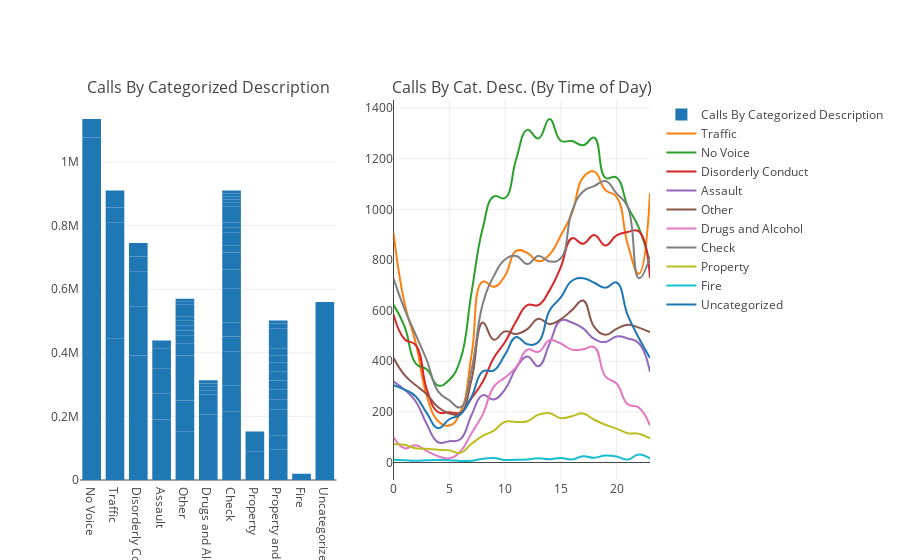

The notebook cell saved with this chart:
### Markdown cell above
### Service Call Reasons/Description

### Code cell
calls_with_hour_chosen = models.EmergencyPoliceCalls.objects \
    .extra(select={'hour': 'date_part(\'hour\', \"call_date_time\")'}) \
    .values('hour', 'description', 'gps_coordinates', 'census_tracts') \
    .order_by('?')[:120000] # random sample to avoid hours-long execution

descriptions = models.EmergencyPoliceCalls.objects \
    .values('description') \
    .annotate(event_count=Count('description')) \
    .order_by ('-event_count')

print("Approximately", len(descriptions), "unique descriptions provided for service calls")
# Text classification system used from this paper: 
# https://www.elen.ucl.ac.be/Proceedings/esann/esannpdf/es2017-42.pdf

"""
Note:

The first 100 unique descriptions by count end at a count of 75:

- 911/NO  VOICE - 628873
- DISORDERLY - 391491
- Traffic Stop - 369922
...
"""

descriptions_to_use = descriptions[:99]
approx_length = models.EmergencyPoliceCalls.objects.all().count()
approx_number_covered = sum([item['event_count'] for item in descriptions_to_use])
approx_percent_covered = approx_number_covered/approx_length

print('Approximately', str(int(approx_percent_covered*100)), 'percent covered by selecting the top', str(len(descriptions_to_use)))
# Uncomment this section to generate csv mapping manually after updating your mappings
"""
print("generating csv for re-classification")
with open('./raw/test.csv', 'w', newline='\n') as myfile:
     wr = csv.writer(myfile, quoting=csv.QUOTE_ALL)
     wr.writerow([item['description'] for item in descriptions[:100]])
"""
mappings = {}
with open('./docs/notebooks/911_Police_Calls_for_Service.csv') as f:
    reader=csv.reader(f, skipinitialspace=True, quotechar="'")
    for count, row in enumerate(reader):
        if count != 0:
            mappings[row[0]]=row[1]

for description in descriptions_to_use:
    description['category'] = mappings[description['description']]
    
raw = pd.DataFrame(descriptions_to_use)
raw = raw.append({
    'category': 'Uncategorized',
    'event_count': approx_length - approx_number_covered,
    'description': 'N/A'}, ignore_index=True)

for count, call in enumerate(calls_with_hour_chosen):
    call['category'] = mappings.get(call['description'], 'Uncategorized')
raw_hourly = pd.DataFrame(calls_with_hour_chosen)
raw_hourly = raw_hourly.groupby(['category','hour']).size().reset_index(name='event_count')

figure_one = go.Bar(x=raw.category,
                    y=raw.event_count,
                    name="Calls By Categorized Description")

combined_figure = tools.make_subplots(rows=1, cols=2, subplot_titles=("Calls By Categorized Description", "Calls By Cat. Desc. (By Time of Day)"))
combined_figure.append_trace(figure_one, 1, 1)

# create all traces for second plot
figure_labels = ['Traffic', 'No Voice', 'Disorderly Conduct', 'Assault', 'Other', 'Drugs and Alcohol', 'Check', 'Property', 'Fire', 'Uncategorized']
for label in figure_labels:
    figure_to_append = go.Scatter(x=raw_hourly.hour,
                            y=raw_hourly[raw_hourly['category'] == label].event_count,
                            mode='lines',
                            name=label,
                            line={'shape': 'spline', 'smoothing': 1.3})
    combined_figure.append_trace(figure_to_append, 1, 2)

iplot(combined_figure)
calls_with_census_tracts = pd.DataFrame(calls_with_hour_chosen).groupby(['category','census_tracts']).size().reset_index(name='event_count')
calls_with_census_tracts = pd.pivot_table(calls_with_census_tracts, values='event_count', index=['census_tracts'], columns=['category'], aggfunc=np.sum)\
    .sort_values('Assault', ascending=False)

cm = ListedColormap(sns.color_palette("coolwarm", 10))

calls_with_census_tracts.style.background_gradient(cmap=cm)

### Figure 1 — Plotly figure (JSON) as saved in the notebook; plotly's stock layout.template omitted (floating-point values rounded to 4 significant figures; data arrays with more than 128 entries replaced by an {"elided": "..."} marker saying what was removed)
{"data": [{"name": "Calls By Categorized Description", "type": "bar", "uid": "4c2d5bb3-ea55-4322-9171-ed2d9a38ea71", "x": ["No Voice", "Traffic", "Disorderly Conduct", "No Voice", "Assault", "Traffic", "Disorderly Conduct", "Other", "Drugs and Alcohol", "No Voice", "Check", "Disorderly Conduct", "Check", "Other", "Other", "Property", "Check", "Assault", "Assault", "Traffic", "Traffic", "Property", "Traffic", "No Voice", "Drugs and Alcohol", "Check", "Property and Auto", "Check", "Disorderly Conduct", "Traffic", "Check", "Other", "Property and Auto", "Property and Auto", "Check", "Property and Auto", "Check", "Property and Auto", "Other", "Check", "Assault", "Property and Auto", "Check", "Check", "Property and Auto", "Check", "Property and Auto", "Property and Auto", "Assault", "Disorderly Conduct", "Drugs and Alcohol", "Traffic", "Check", "Property and Auto", "Check", "Other", "Property and Auto", "Check", "Property and Auto", "Check", "Fire", "Check", "Property and Auto", "Drugs and Alcohol", "Drugs and Alcohol", "Check", "Other", "Other", "Property and Auto", "Disorderly Conduct", "Traffic", "Property and Auto", "Assault", "Property and Auto", "Property and Auto", "Check", "Check", "Other", "Other", "Other", "Drugs and Alcohol", "Other", "Check", "Check", "Traffic", "Check", "Check", "Drugs and Alcohol", "Assault", "Check", "Drugs and Alcohol", "Drugs and Alcohol", "Other", "Check", "Other", "Other", "Property and Auto", "Check", "Check", "Uncategorized"], "xaxis": "x", "y": [628873, 444029, 391491, 311541, 190384, 181910, 154794, 151977, 148152, 136549, 112973, 108716, 101398, 97877, 96389, 90380, 83304, 80781, 78773, 62881, 62876, 61990, 58449, 58193, 57846, 57309, 50534, 49758, 47508, 46788, 46246, 45081, 44535, 44090, 43957, 43326, 39357, 38311, 36999, 35042, 34003, 33129, 32069, 30949, 29963, 29862, 29305, 28938, 28580, 27088, 27046, 26833, 26782, 26763, 26467, 24906, 23157, 22439, 20522, 19904, 19773, 19435, 18473, 18266, 17822, 17721, 16914, 16188, 15700, 15334, 15330, 15318, 15289, 15134, 15075, 14460, 14303, 14276, 14091, 13207, 12965, 12815, 12785, 12764, 11436, 11236, 11107, 10848, 10811, 10723, 10334, 10201, 10038, 9944, 9933, 9147, 9049, 9003, 8974, 559469], "yaxis": "y"}, {"line": {"shape": "spline", "smoothing": 1.3}, "mode": "lines", "name": "Traffic", "type": "scatter", "uid": "1fac6de0-d7bd-4eaa-a7d1-51f1a4ff297a", "x": {"elided": "264 int values"}, "xaxis": "x2", "y": [907, 627, 472, 261, 164, 146, 197, 425, 715, 694, 738, 836, 828, 795, 822, 897, 984, 1126, 1149, 1076, 1050, 862, 746, 1064], "yaxis": "y2"}, {"line": {"shape": "spline", "smoothing": 1.3}, "mode": "lines", "name": "No Voice", "type": "scatter", "uid": "e0774f6f-ca03-4e84-94f8-bc8582aa59f9", "x": {"elided": "264 int values"}, "xaxis": "x2", "y": [624, 537, 391, 367, 304, 326, 407, 673, 925, 1051, 1045, 1198, 1314, 1280, 1357, 1271, 1270, 1253, 1283, 1125, 1126, 1012, 927, 789], "yaxis": "y2"}, {"line": {"shape": "spline", "smoothing": 1.3}, "mode": "lines", "name": "Disorderly Conduct", "type": "scatter", "uid": "06e284b7-76e7-4f9e-a26e-1d6b8b9771f4", "x": {"elided": "264 int values"}, "xaxis": "x2", "y": [585, 487, 464, 287, 199, 199, 197, 254, 319, 414, 476, 558, 622, 622, 681, 772, 886, 864, 899, 857, 897, 911, 913, 729], "yaxis": "y2"}, {"line": {"shape": "spline", "smoothing": 1.3}, "mode": "lines", "name": "Assault", "type": "scatter", "uid": "0a8c90f6-2a10-4659-a2d1-0172cbcb1bb5", "x": {"elided": "264 int values"}, "xaxis": "x2", "y": [321, 287, 241, 150, 80, 84, 92, 188, 266, 249, 289, 373, 419, 380, 470, 562, 553, 530, 488, 476, 498, 490, 471, 358], "yaxis": "y2"}, {"line": {"shape": "spline", "smoothing": 1.3}, "mode": "lines", "name": "Other", "type": "scatter", "uid": "ed1dfab9-c33a-4aa8-864c-3247ca5bb48b", "x": {"elided": "264 int values"}, "xaxis": "x2", "y": [414, 345, 305, 269, 218, 194, 194, 328, 553, 485, 518, 508, 527, 568, 546, 566, 602, 640, 536, 505, 528, 544, 533, 515], "yaxis": "y2"}, {"line": {"shape": "spline", "smoothing": 1.3}, "mode": "lines", "name": "Drugs and Alcohol", "type": "scatter", "uid": "54146513-bdc5-4fdd-b094-9d3735678654", "x": {"elided": "264 int values"}, "xaxis": "x2", "y": [101, 56, 68, 45, 25, 17, 44, 116, 190, 300, 336, 377, 446, 437, 483, 470, 446, 447, 456, 340, 312, 230, 217, 146], "yaxis": "y2"}, {"line": {"shape": "spline", "smoothing": 1.3}, "mode": "lines", "name": "Check", "type": "scatter", "uid": "76b52a9d-105b-4a54-ae06-a3ddcc569b3b", "x": {"elided": "264 int values"}, "xaxis": "x2", "y": [728, 605, 504, 402, 281, 246, 218, 367, 626, 737, 802, 816, 784, 816, 794, 807, 992, 1071, 1092, 1112, 1063, 1010, 728, 813], "yaxis": "y2"}, {"line": {"shape": "spline", "smoothing": 1.3}, "mode": "lines", "name": "Property", "type": "scatter", "uid": "b067d30a-d4f1-465e-b552-0986d18d7a2a", "x": {"elided": "264 int values"}, "xaxis": "x2", "y": [72, 70, 56, 54, 50, 48, 38, 74, 105, 126, 161, 160, 163, 189, 195, 175, 183, 194, 169, 149, 134, 116, 114, 95], "yaxis": "y2"}, {"line": {"shape": "spline", "smoothing": 1.3}, "mode": "lines", "name": "Fire", "type": "scatter", "uid": "8fca2dcb-ead8-4fee-be92-a658eba2d8cb", "x": {"elided": "264 int values"}, "xaxis": "x2", "y": [11, 9, 7, 9, 10, 9, 6, 7, 15, 18, 10, 11, 12, 17, 13, 18, 12, 25, 19, 28, 24, 12, 32, 16], "yaxis": "y2"}, {"line": {"shape": "spline", "smoothing": 1.3}, "mode": "lines", "name": "Uncategorized", "type": "scatter", "uid": "52ed6101-0516-4999-aad7-f22fd01aeb0c", "x": {"elided": "264 int values"}, "xaxis": "x2", "y": [305, 288, 261, 194, 135, 171, 190, 260, 360, 364, 426, 496, 467, 476, 601, 652, 718, 728, 710, 690, 711, 582, 492, 413], "yaxis": "y2"}], "layout": {"annotations": [{"font": {"size": 16}, "showarrow": false, "text": "Calls By Categorized Description", "x": 0.225, "xanchor": "center", "xref": "paper", "y": 1, "yanchor": "bottom", "yref": "paper"}, {"font": {"size": 16}, "showarrow": false, "text": "Calls By Cat. Desc. (By Time of Day)", "x": 0.775, "xanchor": "center", "xref": "paper", "y": 1, "yanchor": "bottom", "yref": "paper"}], "xaxis": {"anchor": "y", "domain": [0, 0.45]}, "xaxis2": {"anchor": "y2", "domain": [0.55, 1]}, "yaxis": {"anchor": "x", "domain": [0, 1]}, "yaxis2": {"anchor": "x2", "domain": [0, 1]}}}
